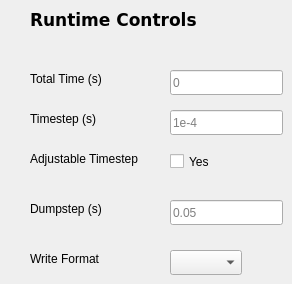
      <widget class="QWidget" name="page_8">
       <widget class="QLabel" name="label_24">
        <property name="geometry">
         <rect>
          <x>30</x>
          <y>10</y>
          <width>171</width>
          <height>16</height>
         </rect>
        </property>
        <property name="font">
         <font>
          <family>DejaVu Sans</family>
          <pointsize>13</pointsize>
          <weight>75</weight>
          <bold>true</bold>
         </font>
        </property>
        <property name="text">
         <string>Runtime Controls</string>
        </property>
        <property name="textFormat">
         <enum>Qt::RichText</enum>
        </property>
       </widget>
       <widget class="QLabel" name="label_119">
        <property name="geometry">
         <rect>
          <x>30</x>
          <y>70</y>
          <width>91</width>
          <height>17</height>
         </rect>
        </property>
        <property name="text">
         <string>Total Time (s)</string>
        </property>
       </widget>
       <widget class="QLabel" name="label_120">
        <property name="geometry">
         <rect>
          <x>30</x>
          <y>110</y>
          <width>91</width>
          <height>17</height>
         </rect>
        </property>
        <property name="text">
         <string>Timestep (s)</string>
        </property>
       </widget>
       <widget class="QLabel" name="label_121">
        <property name="geometry">
         <rect>
          <x>30</x>
          <y>150</y>
          <width>131</width>
          <height>17</height>
         </rect>
        </property>
        <property name="text">
         <string>Adjustable Timestep</string>
        </property>
       </widget>
       <widget class="QLabel" name="label_122">
        <property name="geometry">
         <rect>
          <x>30</x>
          <y>200</y>
          <width>91</width>
          <height>17</height>
         </rect>
        </property>
        <property name="text">
         <string>Dumpstep (s)</string>
        </property>
       </widget>
       <widget class="QLabel" name="label_123">
        <property name="geometry">
         <rect>
          <x>30</x>
          <y>250</y>
          <width>91</width>
          <height>17</height>
         </rect>
        </property>
        <property name="text">
         <string>Write Format</string>
        </property>
       </widget>
       <widget class="QLineEdit" name="line_totaltime">
        <property name="geometry">
         <rect>
          <x>170</x>
          <y>70</y>
          <width>113</width>
          <height>25</height>
         </rect>
        </property>
        <property name="placeholderText">
         <string>0</string>
        </property>
       </widget>
       <widget class="QLineEdit" name="line_timestep">
        <property name="geometry">
         <rect>
          <x>170</x>
          <y>110</y>
          <width>113</width>
          <height>25</height>
         </rect>
        </property>
        <property name="text">
         <string/>
        </property>
        <property name="placeholderText">
         <string>1e-4</string>
        </property>
       </widget>
       <widget class="QLineEdit" name="line_dumpstep">
        <property name="geometry">
         <rect>
          <x>170</x>
          <y>200</y>
          <width>113</width>
          <height>25</height>
         </rect>
        </property>
        <property name="inputMask">
         <string/>
        </property>
        <property name="text">
         <string/>
        </property>
        <property name="placeholderText">
         <string>0.05</string>
        </property>
       </widget>
       <widget class="QCheckBox" name="chk_timestep">
        <property name="geometry">
         <rect>
          <x>170</x>
          <y>150</y>
          <width>82</width>
          <height>23</height>
         </rect>
        </property>
        <property name="text">
         <string>Yes</string>
        </property>
       </widget>
       <widget class="QComboBox" name="combo_writeformat">
        <property name="geometry">
         <rect>
          <x>170</x>
          <y>250</y>
          <width>72</width>
          <height>25</height>
         </rect>
        </property>
       </widget>
      </widget>
